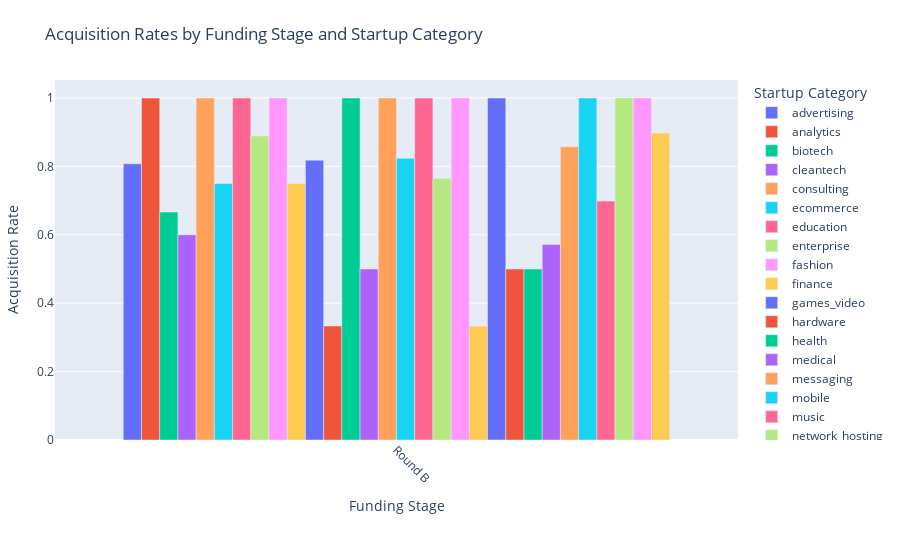

Here is the notebook cell this chart was saved with:
### Code cell
roundb = [
    {
        "$project": {
            "category": "$category_code",
            "funding_stages": [
                {"stage": "Round B", "present": "$has_roundB"},

            ],
            "status": "$status"
        }
    },
    {
        "$unwind": "$funding_stages" 
    },
    {
        "$match": {"funding_stages.present": 1}  
    },
    {
        "$group": {
            "_id": {
                "category": "$category",
                "funding_stage": "$funding_stages.stage"
            },
            "totalCount": {"$sum": 1},
            "acquiredCount": {
                "$sum": {"$cond": [{"$eq": ["$status", "acquired"]}, 1, 0]}
            }
        }
    },
    {
        "$addFields": {
            "acquisition_rate": {"$divide": ["$acquiredCount", "$totalCount"]}
        }
    },
    {"$sort": {"_id.category": 1, "_id.funding_stage": 1}}
]
# Run
result = list(startup_data.aggregate(roundb))

# Convert to DataFrame
data = pd.DataFrame(result)

# Flatten the _id field into separate columns
data = pd.concat([data.drop(columns="_id"), data["_id"].apply(pd.Series)], axis=1)

# Rename columns for clarity
data.rename(columns={"category": "Startup Category", "funding_stage": "Funding Stage"}, inplace=True)

# Create a grouped bar chart
fig = px.bar(
    data,
    x="Funding Stage",
    y="acquisition_rate",
    color="Startup Category", 
    title="Acquisition Rates by Funding Stage and Startup Category",
    labels={
        "Funding Stage": "Funding Stage",
        "acquisition_rate": "Acquisition Rate",
        "Startup Category": "Startup Category"
    },
    barmode="group"  # Grouped bars for comparison
)

# Adjust layout for readability
fig.update_layout(
    xaxis=dict(tickangle=45), 
    legend=dict(title="Startup Category"),
    margin=dict(l=40, r=40, t=80, b=120) 
)

fig.show()

### Figure 1 — Plotly figure (JSON) as saved in the notebook; plotly's stock layout.template omitted (floating-point values rounded to 4 significant figures)
{"data": [{"alignmentgroup": "True", "hovertemplate": "Startup Category=advertising<br>Funding Stage=%{x}<br>Acquisition Rate=%{y}<extra></extra>", "legendgroup": "advertising", "marker": {"color": "#636efa", "pattern": {"shape": ""}}, "name": "advertising", "offsetgroup": "advertising", "orientation": "v", "showlegend": true, "textposition": "auto", "type": "bar", "x": ["Round B"], "xaxis": "x", "y": [0.8077], "yaxis": "y"}, {"alignmentgroup": "True", "hovertemplate": "Startup Category=analytics<br>Funding Stage=%{x}<br>Acquisition Rate=%{y}<extra></extra>", "legendgroup": "analytics", "marker": {"color": "#EF553B", "pattern": {"shape": ""}}, "name": "analytics", "offsetgroup": "analytics", "orientation": "v", "showlegend": true, "textposition": "auto", "type": "bar", "x": ["Round B"], "xaxis": "x", "y": [1], "yaxis": "y"}, {"alignmentgroup": "True", "hovertemplate": "Startup Category=biotech<br>Funding Stage=%{x}<br>Acquisition Rate=%{y}<extra></extra>", "legendgroup": "biotech", "marker": {"color": "#00cc96", "pattern": {"shape": ""}}, "name": "biotech", "offsetgroup": "biotech", "orientation": "v", "showlegend": true, "textposition": "auto", "type": "bar", "x": ["Round B"], "xaxis": "x", "y": [0.6667], "yaxis": "y"}, {"alignmentgroup": "True", "hovertemplate": "Startup Category=cleantech<br>Funding Stage=%{x}<br>Acquisition Rate=%{y}<extra></extra>", "legendgroup": "cleantech", "marker": {"color": "#ab63fa", "pattern": {"shape": ""}}, "name": "cleantech", "offsetgroup": "cleantech", "orientation": "v", "showlegend": true, "textposition": "auto", "type": "bar", "x": ["Round B"], "xaxis": "x", "y": [0.6], "yaxis": "y"}, {"alignmentgroup": "True", "hovertemplate": "Startup Category=consulting<br>Funding Stage=%{x}<br>Acquisition Rate=%{y}<extra></extra>", "legendgroup": "consulting", "marker": {"color": "#FFA15A", "pattern": {"shape": ""}}, "name": "consulting", "offsetgroup": "consulting", "orientation": "v", "showlegend": true, "textposition": "auto", "type": "bar", "x": ["Round B"], "xaxis": "x", "y": [1], "yaxis": "y"}, {"alignmentgroup": "True", "hovertemplate": "Startup Category=ecommerce<br>Funding Stage=%{x}<br>Acquisition Rate=%{y}<extra></extra>", "legendgroup": "ecommerce", "marker": {"color": "#19d3f3", "pattern": {"shape": ""}}, "name": "ecommerce", "offsetgroup": "ecommerce", "orientation": "v", "showlegend": true, "textposition": "auto", "type": "bar", "x": ["Round B"], "xaxis": "x", "y": [0.75], "yaxis": "y"}, {"alignmentgroup": "True", "hovertemplate": "Startup Category=education<br>Funding Stage=%{x}<br>Acquisition Rate=%{y}<extra></extra>", "legendgroup": "education", "marker": {"color": "#FF6692", "pattern": {"shape": ""}}, "name": "education", "offsetgroup": "education", "orientation": "v", "showlegend": true, "textposition": "auto", "type": "bar", "x": ["Round B"], "xaxis": "x", "y": [1], "yaxis": "y"}, {"alignmentgroup": "True", "hovertemplate": "Startup Category=enterprise<br>Funding Stage=%{x}<br>Acquisition Rate=%{y}<extra></extra>", "legendgroup": "enterprise", "marker": {"color": "#B6E880", "pattern": {"shape": ""}}, "name": "enterprise", "offsetgroup": "enterprise", "orientation": "v", "showlegend": true, "textposition": "auto", "type": "bar", "x": ["Round B"], "xaxis": "x", "y": [0.8889], "yaxis": "y"}, {"alignmentgroup": "True", "hovertemplate": "Startup Category=fashion<br>Funding Stage=%{x}<br>Acquisition Rate=%{y}<extra></extra>", "legendgroup": "fashion", "marker": {"color": "#FF97FF", "pattern": {"shape": ""}}, "name": "fashion", "offsetgroup": "fashion", "orientation": "v", "showlegend": true, "textposition": "auto", "type": "bar", "x": ["Round B"], "xaxis": "x", "y": [1], "yaxis": "y"}, {"alignmentgroup": "True", "hovertemplate": "Startup Category=finance<br>Funding Stage=%{x}<br>Acquisition Rate=%{y}<extra></extra>", "legendgroup": "finance", "marker": {"color": "#FECB52", "pattern": {"shape": ""}}, "name": "finance", "offsetgroup": "finance", "orientation": "v", "showlegend": true, "textposition": "auto", "type": "bar", "x": ["Round B"], "xaxis": "x", "y": [0.75], "yaxis": "y"}, {"alignmentgroup": "True", "hovertemplate": "Startup Category=games_video<br>Funding Stage=%{x}<br>Acquisition Rate=%{y}<extra></extra>", "legendgroup": "games_video", "marker": {"color": "#636efa", "pattern": {"shape": ""}}, "name": "games_video", "offsetgroup": "games_video", "orientation": "v", "showlegend": true, "textposition": "auto", "type": "bar", "x": ["Round B"], "xaxis": "x", "y": [0.8182], "yaxis": "y"}, {"alignmentgroup": "True", "hovertemplate": "Startup Category=hardware<br>Funding Stage=%{x}<br>Acquisition Rate=%{y}<extra></extra>", "legendgroup": "hardware", "marker": {"color": "#EF553B", "pattern": {"shape": ""}}, "name": "hardware", "offsetgroup": "hardware", "orientation": "v", "showlegend": true, "textposition": "auto", "type": "bar", "x": ["Round B"], "xaxis": "x", "y": [0.3333], "yaxis": "y"}, {"alignmentgroup": "True", "hovertemplate": "Startup Category=health<br>Funding Stage=%{x}<br>Acquisition Rate=%{y}<extra></extra>", "legendgroup": "health", "marker": {"color": "#00cc96", "pattern": {"shape": ""}}, "name": "health", "offsetgroup": "health", "orientation": "v", "showlegend": true, "textposition": "auto", "type": "bar", "x": ["Round B"], "xaxis": "x", "y": [1], "yaxis": "y"}, {"alignmentgroup": "True", "hovertemplate": "Startup Category=medical<br>Funding Stage=%{x}<br>Acquisition Rate=%{y}<extra></extra>", "legendgroup": "medical", "marker": {"color": "#ab63fa", "pattern": {"shape": ""}}, "name": "medical", "offsetgroup": "medical", "orientation": "v", "showlegend": true, "textposition": "auto", "type": "bar", "x": ["Round B"], "xaxis": "x", "y": [0.5], "yaxis": "y"}, {"alignmentgroup": "True", "hovertemplate": "Startup Category=messaging<br>Funding Stage=%{x}<br>Acquisition Rate=%{y}<extra></extra>", "legendgroup": "messaging", "marker": {"color": "#FFA15A", "pattern": {"shape": ""}}, "name": "messaging", "offsetgroup": "messaging", "orientation": "v", "showlegend": true, "textposition": "auto", "type": "bar", "x": ["Round B"], "xaxis": "x", "y": [1], "yaxis": "y"}, {"alignmentgroup": "True", "hovertemplate": "Startup Category=mobile<br>Funding Stage=%{x}<br>Acquisition Rate=%{y}<extra></extra>", "legendgroup": "mobile", "marker": {"color": "#19d3f3", "pattern": {"shape": ""}}, "name": "mobile", "offsetgroup": "mobile", "orientation": "v", "showlegend": true, "textposition": "auto", "type": "bar", "x": ["Round B"], "xaxis": "x", "y": [0.8235], "yaxis": "y"}, {"alignmentgroup": "True", "hovertemplate": "Startup Category=music<br>Funding Stage=%{x}<br>Acquisition Rate=%{y}<extra></extra>", "legendgroup": "music", "marker": {"color": "#FF6692", "pattern": {"shape": ""}}, "name": "music", "offsetgroup": "music", "orientation": "v", "showlegend": true, "textposition": "auto", "type": "bar", "x": ["Round B"], "xaxis": "x", "y": [1], "yaxis": "y"}, {"alignmentgroup": "True", "hovertemplate": "Startup Category=network_hosting<br>Funding Stage=%{x}<br>Acquisition Rate=%{y}<extra></extra>", "legendgroup": "network_hosting", "marker": {"color": "#B6E880", "pattern": {"shape": ""}}, "name": "network_hosting", "offsetgroup": "network_hosting", "orientation": "v", "showlegend": true, "textposition": "auto", "type": "bar", "x": ["Round B"], "xaxis": "x", "y": [0.7647], "yaxis": "y"}, {"alignmentgroup": "True", "hovertemplate": "Startup Category=news<br>Funding Stage=%{x}<br>Acquisition Rate=%{y}<extra></extra>", "legendgroup": "news", "marker": {"color": "#FF97FF", "pattern": {"shape": ""}}, "name": "news", "offsetgroup": "news", "orientation": "v", "showlegend": true, "textposition": "auto", "type": "bar", "x": ["Round B"], "xaxis": "x", "y": [1], "yaxis": "y"}, {"alignmentgroup": "True", "hovertemplate": "Startup Category=other<br>Funding Stage=%{x}<br>Acquisition Rate=%{y}<extra></extra>", "legendgroup": "other", "marker": {"color": "#FECB52", "pattern": {"shape": ""}}, "name": "other", "offsetgroup": "other", "orientation": "v", "showlegend": true, "textposition": "auto", "type": "bar", "x": ["Round B"], "xaxis": "x", "y": [0.3333], "yaxis": "y"}, {"alignmentgroup": "True", "hovertemplate": "Startup Category=photo_video<br>Funding Stage=%{x}<br>Acquisition Rate=%{y}<extra></extra>", "legendgroup": "photo_video", "marker": {"color": "#636efa", "pattern": {"shape": ""}}, "name": "photo_video", "offsetgroup": "photo_video", "orientation": "v", "showlegend": true, "textposition": "auto", "type": "bar", "x": ["Round B"], "xaxis": "x", "y": [1], "yaxis": "y"}, {"alignmentgroup": "True", "hovertemplate": "Startup Category=public_relations<br>Funding Stage=%{x}<br>Acquisition Rate=%{y}<extra></extra>", "legendgroup": "public_relations", "marker": {"color": "#EF553B", "pattern": {"shape": ""}}, "name": "public_relations", "offsetgroup": "public_relations", "orientation": "v", "showlegend": true, "textposition": "auto", "type": "bar", "x": ["Round B"], "xaxis": "x", "y": [0.5], "yaxis": "y"}, {"alignmentgroup": "True", "hovertemplate": "Startup Category=search<br>Funding Stage=%{x}<br>Acquisition Rate=%{y}<extra></extra>", "legendgroup": "search", "marker": {"color": "#00cc96", "pattern": {"shape": ""}}, "name": "search", "offsetgroup": "search", "orientation": "v", "showlegend": true, "textposition": "auto", "type": "bar", "x": ["Round B"], "xaxis": "x", "y": [0.5], "yaxis": "y"}, {"alignmentgroup": "True", "hovertemplate": "Startup Category=security<br>Funding Stage=%{x}<br>Acquisition Rate=%{y}<extra></extra>", "legendgroup": "security", "marker": {"color": "#ab63fa", "pattern": {"shape": ""}}, "name": "security", "offsetgroup": "security", "orientation": "v", "showlegend": true, "textposition": "auto", "type": "bar", "x": ["Round B"], "xaxis": "x", "y": [0.5714], "yaxis": "y"}, {"alignmentgroup": "True", "hovertemplate": "Startup Category=semiconductor<br>Funding Stage=%{x}<br>Acquisition Rate=%{y}<extra></extra>", "legendgroup": "semiconductor", "marker": {"color": "#FFA15A", "pattern": {"shape": ""}}, "name": "semiconductor", "offsetgroup": "semiconductor", "orientation": "v", "showlegend": true, "textposition": "auto", "type": "bar", "x": ["Round B"], "xaxis": "x", "y": [0.8571], "yaxis": "y"}, {"alignmentgroup": "True", "hovertemplate": "Startup Category=social<br>Funding Stage=%{x}<br>Acquisition Rate=%{y}<extra></extra>", "legendgroup": "social", "marker": {"color": "#19d3f3", "pattern": {"shape": ""}}, "name": "social", "offsetgroup": "social", "orientation": "v", "showlegend": true, "textposition": "auto", "type": "bar", "x": ["Round B"], "xaxis": "x", "y": [1], "yaxis": "y"}, {"alignmentgroup": "True", "hovertemplate": "Startup Category=software<br>Funding Stage=%{x}<br>Acquisition Rate=%{y}<extra></extra>", "legendgroup": "software", "marker": {"color": "#FF6692", "pattern": {"shape": ""}}, "name": "software", "offsetgroup": "software", "orientation": "v", "showlegend": true, "textposition": "auto", "type": "bar", "x": ["Round B"], "xaxis": "x", "y": [0.6986], "yaxis": "y"}, {"alignmentgroup": "True", "hovertemplate": "Startup Category=transportation<br>Funding Stage=%{x}<br>Acquisition Rate=%{y}<extra></extra>", "legendgroup": "transportation", "marker": {"color": "#B6E880", "pattern": {"shape": ""}}, "name": "transportation", "offsetgroup": "transportation", "orientation": "v", "showlegend": true, "textposition": "auto", "type": "bar", "x": ["Round B"], "xaxis": "x", "y": [1], "yaxis": "y"}, {"alignmentgroup": "True", "hovertemplate": "Startup Category=travel<br>Funding Stage=%{x}<br>Acquisition Rate=%{y}<extra></extra>", "legendgroup": "travel", "marker": {"color": "#FF97FF", "pattern": {"shape": ""}}, "name": "travel", "offsetgroup": "travel", "orientation": "v", "showlegend": true, "textposition": "auto", "type": "bar", "x": ["Round B"], "xaxis": "x", "y": [1], "yaxis": "y"}, {"alignmentgroup": "True", "hovertemplate": "Startup Category=web<br>Funding Stage=%{x}<br>Acquisition Rate=%{y}<extra></extra>", "legendgroup": "web", "marker": {"color": "#FECB52", "pattern": {"shape": ""}}, "name": "web", "offsetgroup": "web", "orientation": "v", "showlegend": true, "textposition": "auto", "type": "bar", "x": ["Round B"], "xaxis": "x", "y": [0.8974], "yaxis": "y"}], "layout": {"barmode": "group", "legend": {"title": {"text": "Startup Category"}, "tracegroupgap": 0}, "margin": {"b": 120, "l": 40, "r": 40, "t": 80}, "title": {"text": "Acquisition Rates by Funding Stage and Startup Category"}, "xaxis": {"anchor": "y", "domain": [0, 1], "tickangle": 45, "title": {"text": "Funding Stage"}}, "yaxis": {"anchor": "x", "domain": [0, 1], "title": {"text": "Acquisition Rate"}}}}
